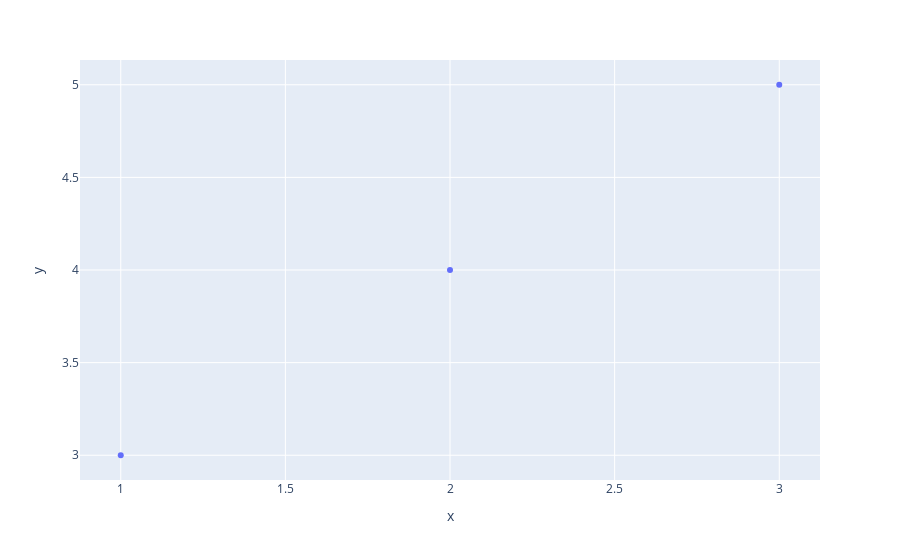

Write notebook code for a chart like this one.
### Markdown cell above
### Scatter plot

### Code cell
fig=px.scatter(x=[1,2,3],y=[3,4,5])
fig.show()

### Figure 1 — Plotly figure (JSON) as saved in the notebook; plotly's stock layout.template omitted (floating-point values rounded to 4 significant figures)
{"data": [{"hovertemplate": "x=%{x}<br>y=%{y}<extra></extra>", "legendgroup": "", "marker": {"color": "#636efa", "symbol": "circle"}, "mode": "markers", "name": "", "orientation": "v", "showlegend": false, "type": "scatter", "x": [1, 2, 3], "xaxis": "x", "y": [3, 4, 5], "yaxis": "y"}], "layout": {"legend": {"tracegroupgap": 0}, "margin": {"t": 60}, "xaxis": {"anchor": "y", "domain": [0, 1], "title": {"text": "x"}}, "yaxis": {"anchor": "x", "domain": [0, 1], "title": {"text": "y"}}}}
